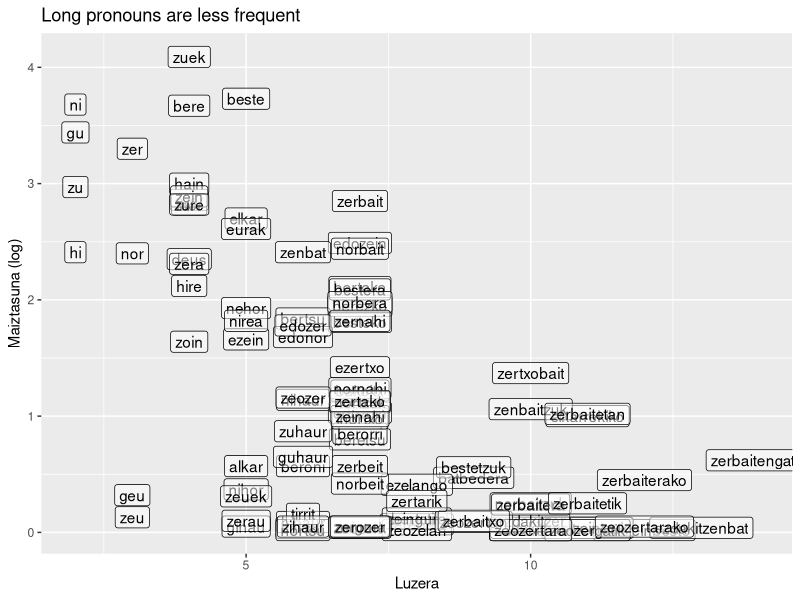
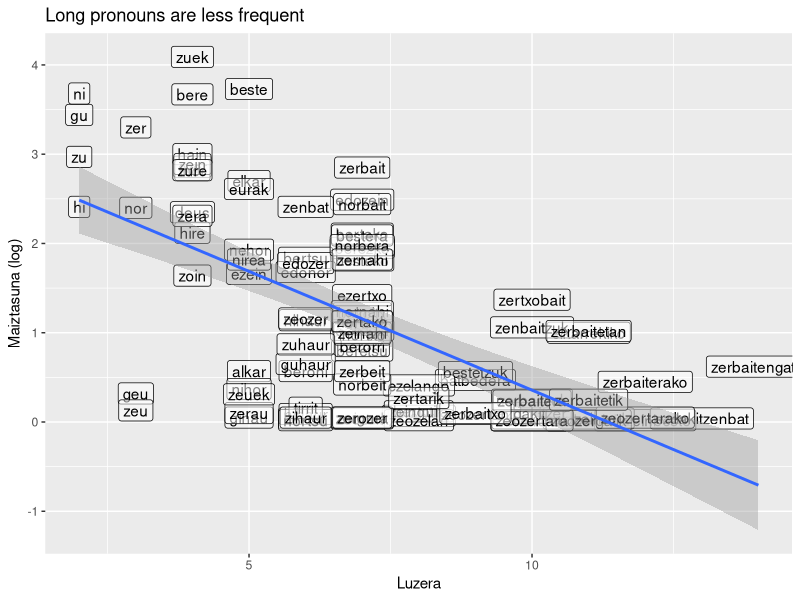
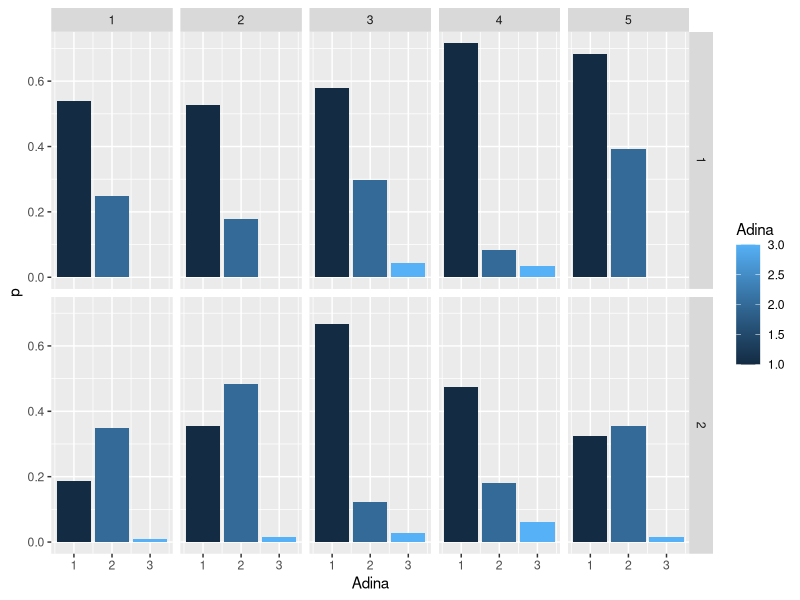

The R source for these figures, in order: (Note: this script raises an error after producing the figures.)

#--------------------------------------------------------------
# global
#--------------------------------------------------------------

# remove previous objects from workspace
rm(list=ls())

# load libraries
library("tidyverse")
library("readxl")

#--------------------------------------------------------------
# today
#--------------------------------------------------------------

# data:
# 1. word frequencies (EHME corpus)
# 2. sociolinguistic data (Alexi esker)
# 3. semantics, reaction times (Martari esker)

# topics:
# 1. stats: run and understand regressions
# 2. tidy data: group_by, mutate
# 3. how to join dataframes
# 4. plots: facets, colours

#--------------------------------------------------------------
# read and write data
#--------------------------------------------------------------

# set your working directory by using the setwd() function, or e.g. by clicking:
# Session > Set Working Directory > To Source File Location

# when writing the path to a file, two dots (..) take you to a parent folder (= previous folder, one level up).
ehme <- read_csv("../data/ehme.csv")

# if you haven't installed or loaded the package tidyverse, you can read the file using:
# d <- read.csv("../data/ehme.csv")

# Q: how do we save a dataframe from R into the computer?
# --> save all the pronouns into a separate file. extra: ordered by frequency.





#--------------------------------------------------------------
# word length and frequency: plot and regression
#--------------------------------------------------------------

pronouns <- filter(ehme, pos == "izr")

# plot from previous session
ggplot(pronouns) +
  geom_label(aes(x = lemmalength, y = ehme_log, label = lemma), alpha = 0.5) +
  xlab("Luzera") +
  ylab("Maiztasuna (log)") +
  ggtitle("Long pronouns are less frequent")

# quick stats preview: lm() for simple linear regression:
# the equation y ~ x means: response ~ predictor(s) means: does predictor x explain response y?
# are longer words less frequent? does word length explain word frequency?
freq_model <- lm(ehme_log ~ lemmalength, pronouns)
summary(freq_model)

# let's visualise the model:
ggplot(pronouns) +
  geom_label(aes(x = lemmalength, y = ehme_log, label = lemma), alpha = 0.5) +
  xlab("Luzera") +
  ylab("Maiztasuna (log)") +
  ggtitle("Long pronouns are less frequent") +
  geom_smooth(aes(x = lemmalength, y = ehme_log), method = "lm")

#--------------------------------------------------------------
# sociophonetics in Garazi
#--------------------------------------------------------------

# data kindly provided by: Alex Artzelus
garazi <- read_csv('../data/garazi_alldata.csv')

#--------------------------------------------------------------
# pipes, group_by, mutate
#--------------------------------------------------------------

# overview of the data
count(garazi, feature, sort = T)
count(garazi, Herria)

# %>% ceci n'est pas une pipe:
# welcome the pipe (%>%), write readable code on the fly.
# a pipe (%>%) passes the object on left hand side as first argument of function on righthand side.
# x %>% f(y) is the same as f(x, y)
# shortcut = ctrl + shift + m



# what is the distribution of a given feature within a given group of speakers?
# filter one feature (e.g. word-initial aspiration: h hasieran)
# group by location and/or age and/or gender
# check response count for each group
# add proportion within each group (use mutate() to add extra columns)
# arrange by proportion





garazi_h <- garazi %>% 
  filter(feature == "h hasieran") %>% 
  group_by(Herria, Adina, Generoa) %>% 
  count(Erantzuna) %>% 
  mutate(p = n/sum(n)) %>% 
  ungroup() %>% 
  filter(Erantzuna == 'h') %>%
  arrange(p)

garazi_h %>% 
  ggplot() +
  geom_col(aes(x = Adina, y = p, fill = Adina), position = position_dodge()) +
  facet_grid(Generoa ~ Herria)

#--------------------------------------------------------------
# generics and RT (reaction times)
#--------------------------------------------------------------

# data kindly provided by: Marta Ponciano
generics <- read_tsv("../data/generics_adults_response.txt")

# data as exported from E-Prime.
# too many columns; select a handful.
# also: filter out training trials
generics %>%
  select(Subject, Trial, Determiner, Bis.ACC, Bis.CRESP, Bis.RESP, Bis.RT) %>% 
  filter()

# does experimental condition (Determiner) affect RT?
# analyse visually:
test.trials %>% 
  ggplot() +
  geom_density(aes(x = Bis.RT, fill = Determiner), alpha = 0.5)

test.trials %>% 
  ggplot() +
  geom_boxplot(aes(x = Determiner, y = Bis.RT))

# does experimental condition (Determiner) affect RT?
# analyse statistically:
model_rt <- lm(Bis.RT ~ Determiner, data = test.trials)
summary(model_rt)

# does experimental condition (Determiner) affect accuracy?
# analyse visually:
test.trials %>% 
  ggplot() +
  aes(x = Determiner, y = Bis.ACC) +
  geom_jitter(alpha = 0.3) +
  stat_summary(fun.data = "mean_se", colour = "red", size = 1)

# does experimental condition (Determiner) affect accuracy?
# analyse statistically:
model_acc <- glm(Bis.ACC ~ Determiner, test.trials, family = "binomial")
summary(model_acc)

#--------------------------------------------------------------
# explore participants' background variables
#--------------------------------------------------------------

# load participant data
participants <- read_xlsx("../data/generics_adults_participants.xlsx") 

# how to join dataframes (ensure there's at leas 1 column in common)
trials <- test.trials %>% 
  mutate(Participant_ID = paste(Subject, "_1", sep = "")) %>% 
  left_join(participants) %>% 
  rename(age = Edad.años)

# does participant age affect RT?
# visualise relation between age and RT
trials %>% 
  ggplot() +
  aes(x = age, y = Bis.RT) +
  geom_jitter(alpha = 0.2) +
  geom_smooth(method = "lm")

lm(Bis.RT ~ age, trials) %>% summary()

#--------------------------------------------------------------
# next?
#--------------------------------------------------------------

# why the regressions we did today are wrong
# stats: more on regressions (+ random effects)


